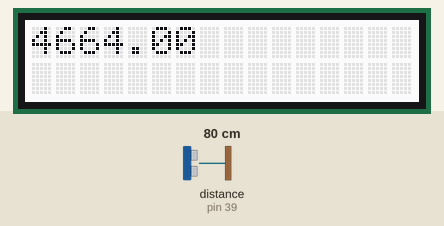
Simulated run of this sketch. Board: Arduino Mega 2560, built with avr-gcc and run on an emulated ATmega2560. Parts: 16×2 character LCD. The test bench sets the inputs (shaded band); at power-on: distance to the obstacle (sensor on pin 39) 80 cm. The echo pulse lasts 58.3 µs per cm.

Above: at 1.2 s.
1.3 s: distance to the obstacle (sensor on pin 39) set to 2 cm
At 2.6 s:
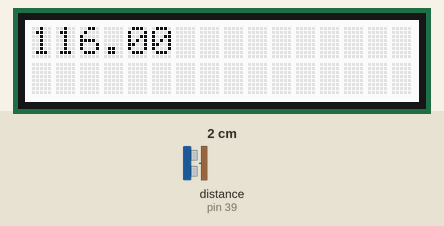
4.3 s: distance to the obstacle (sensor on pin 39) set to 4 cm
At 5.3 s:
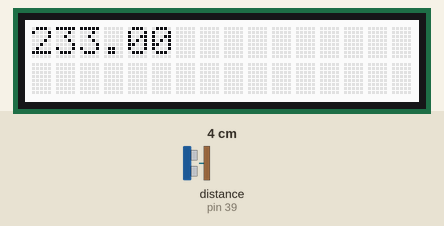
7.3 s: distance to the obstacle (sensor on pin 39) set to 9 cm
At 8.1 s:
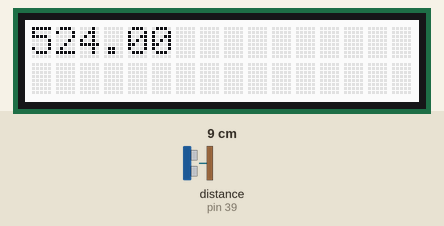
Timing chart, 0 to 10.3 s (numbered marks = the images above; inputs shaded):
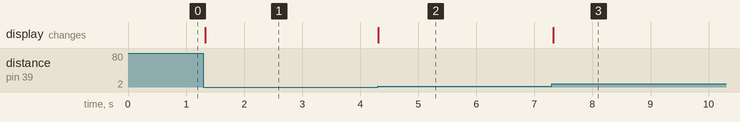

The sketch:

Range_finder.ino.ino
```cpp
#include "rgb_lcd.h"
rgb_lcd lcd;
//uint8_t serial_rx_pin = 15;
//uint8_t serial_tx_pin = 14;
//HardwareSerial xSerial(1);
//mm_read =
uint8_t mm_conversion = 41;
uint8_t inche_conversion =45;
uint8_t rangeFinder= 39;
void setup() {
//xSerial.begin(9600,SERIAL_8N1,serial_rx_pin,serial_tx_pin);
Serial.begin(9600);
lcd.begin(16,2);
pinMode(inche_conversion,INPUT);

pinMode(mm_conversion,INPUT);
}


void loop(){
  pinMode(rangeFinder,OUTPUT);
  digitalWrite(rangeFinder,LOW);
  digitalWrite(rangeFinder,HIGH);
  delayMicroseconds(2);
  digitalWrite(rangeFinder,LOW);
  pinMode(rangeFinder,INPUT);
 uint64_t inBound = pulseIn(rangeFinder,HIGH);

 lcd.clear();
 lcd.print((float)inBound);
 delayMicroseconds(10);
 lcd.setCursor(0, 7);

 }
```

Measured:
- after the input at 1.3 s, the display: changes at once (image 1)
- after the input at 4.3 s, the display: changes at once (image 2)
- after the input at 7.3 s, the display: changes at once (image 3)
